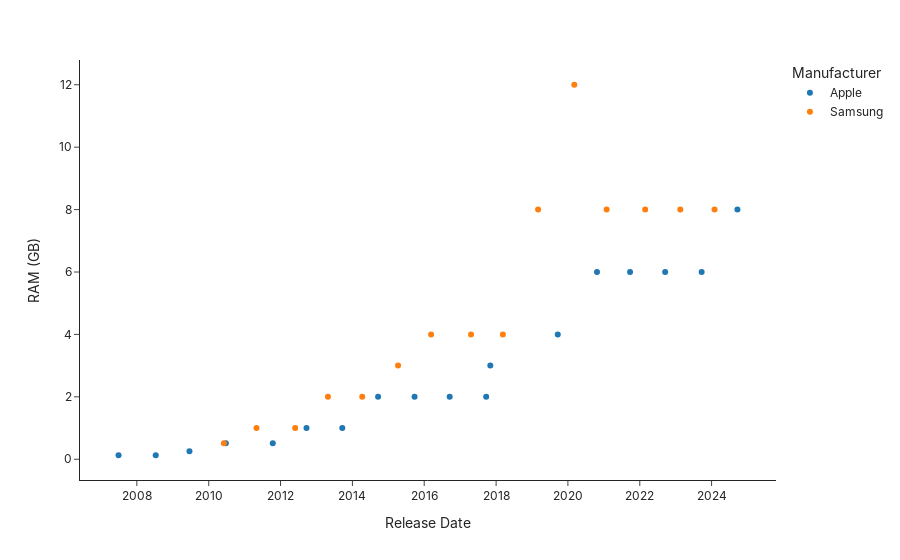

Write notebook code for a chart like this one.
### Code cell
fig = px.scatter(
    df,
    x='Release Date',
    y='RAM (GB)',
    color='Manufacturer',
)

fig.show()

### Figure 1 — Plotly figure (JSON) as saved in the notebook; plotly's stock layout.template omitted (floating-point values rounded to 4 significant figures)
{"data": [{"hovertemplate": "Manufacturer=Apple<br>Release Date=%{x}<br>RAM (GB)=%{y}<extra></extra>", "legendgroup": "Apple", "marker": {"color": "#1F77B4", "symbol": "circle"}, "mode": "markers", "name": "Apple", "orientation": "v", "showlegend": true, "type": "scatter", "x": ["2007-06-29T00:00:00", "2008-07-11T00:00:00", "2009-06-19T00:00:00", "2010-06-24T00:00:00", "2011-10-14T00:00:00", "2012-09-21T00:00:00", "2013-09-20T00:00:00", "2014-09-19T00:00:00", "2015-09-25T00:00:00", "2016-09-16T00:00:00", "2017-09-22T00:00:00", "2017-11-03T00:00:00", "2019-09-20T00:00:00", "2020-10-23T00:00:00", "2021-09-24T00:00:00", "2022-09-16T00:00:00", "2023-09-22T00:00:00", "2024-09-20T00:00:00"], "xaxis": "x", "y": [0.128, 0.128, 0.256, 0.512, 0.512, 1, 1, 2, 2, 2, 2, 3, 4, 6, 6, 6, 6, 8], "yaxis": "y"}, {"hovertemplate": "Manufacturer=Samsung<br>Release Date=%{x}<br>RAM (GB)=%{y}<extra></extra>", "legendgroup": "Samsung", "marker": {"color": "#FF7F0E", "symbol": "circle"}, "mode": "markers", "name": "Samsung", "orientation": "v", "showlegend": true, "type": "scatter", "x": ["2010-06-04T00:00:00", "2011-05-02T00:00:00", "2012-05-29T00:00:00", "2013-04-27T00:00:00", "2014-04-11T00:00:00", "2015-04-10T00:00:00", "2016-03-11T00:00:00", "2017-04-21T00:00:00", "2018-03-11T00:00:00", "2019-03-04T00:00:00", "2020-03-06T00:00:00", "2021-01-29T00:00:00", "2022-02-25T00:00:00", "2023-02-17T00:00:00", "2024-01-31T00:00:00"], "xaxis": "x", "y": [0.512, 1, 1, 2, 2, 3, 4, 4, 4, 8, 12, 8, 8, 8, 8], "yaxis": "y"}], "layout": {"autosize": true, "legend": {"title": {"text": "Manufacturer"}, "tracegroupgap": 0}, "margin": {"t": 60}, "xaxis": {"anchor": "y", "autorange": true, "domain": [0, 1], "range": ["2006-05-31 18:04:15.2172", "2025-10-18 05:55:44.7828"], "title": {"text": "Release Date"}, "type": "date"}, "yaxis": {"anchor": "x", "autorange": true, "domain": [0, 1], "range": [-0.7912, 12.92], "title": {"text": "RAM (GB)"}, "type": "linear"}}}
